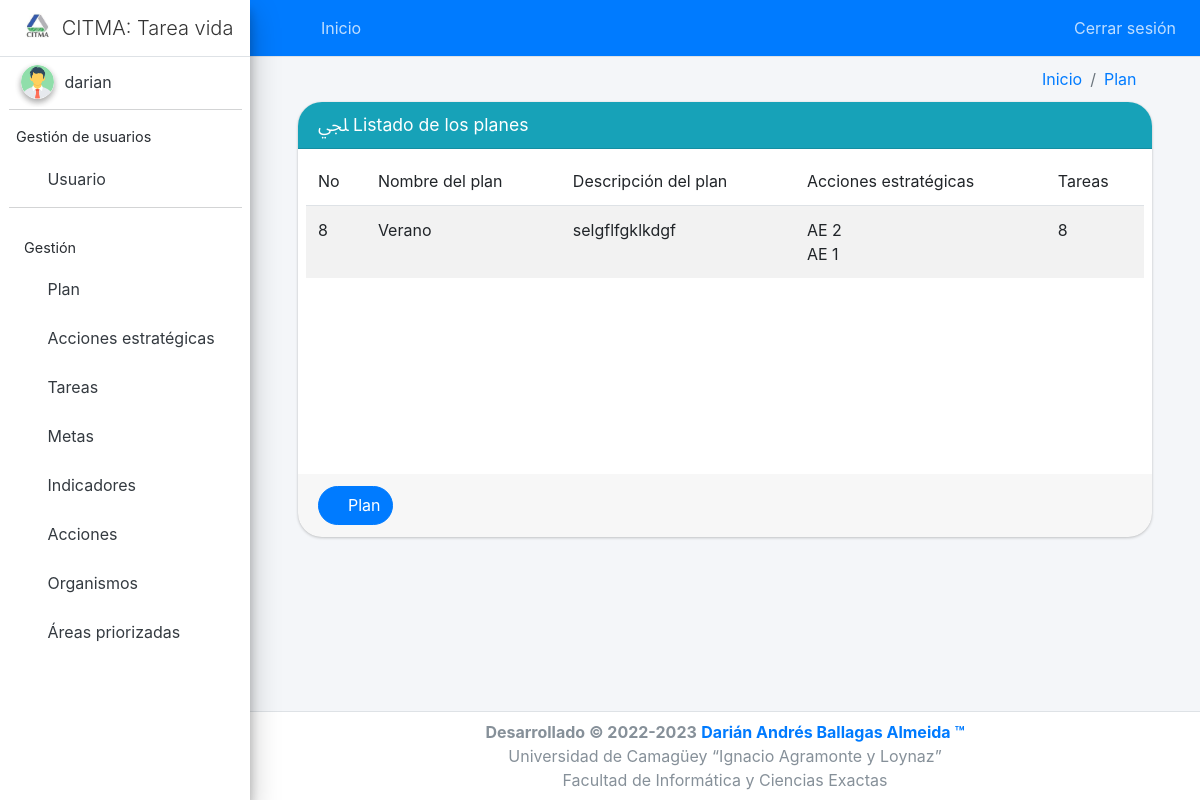
/plan/list/ (signed in), run on the app's committed database.
### apps/user/models.py (models this page shows, shortened)
class Usuario(AbstractUser):
    role = models.CharField(max_length=50, choices=(
        ('client', 'Cliente'),
        ('admin', 'Administrador'),
        ('jefe_proyecto', 'Jefe de Proyecto'),
    ), verbose_name='Rol', null=True, blank=True, default='client')
    REQUIRED_FIELDS = ['role']

### apps/sigma_metas/models.py (models this page shows, shortened)
class Plan(models.Model):
    nombre = models.CharField(max_length=200, verbose_name='Nombre del Plan')
    descripcion = models.TextField(max_length=500, verbose_name='Descripción del plan')
    acciones_estrategica_id = models.ManyToManyField('AccionEstrategica', verbose_name='Acción estrategica')
    tareas_id = models.ManyToManyField('Tarea', verbose_name='Tareas')
    class Meta:
        db_table = 'TB_PLan'
        default_permissions = []
        permissions = ()
        ordering = ['-id']

class AccionEstrategica(models.Model):
    nombre = models.CharField(max_length=200, verbose_name='Nombre de la Acción Estratégica')
    descripcion = models.TextField(max_length=500, verbose_name='Descripción de la acción estratégica')
    def __str__(self):
        return self.nombre
    class Meta:
        db_table = 'TB_AccionEstrategica'
        default_permissions = []
        permissions = ()
        ordering = ['-id']

class Tarea(models.Model):
    nombre = models.CharField(max_length=200, verbose_name='Nombre de la Tarea')
    descripcion = models.TextField(max_length=500, verbose_name='Descripción de la tarea')
    def __str__(self):
        return self.nombre
    class Meta:
        db_table = 'TB_Tarea'
        default_permissions = []
        permissions = ()
        ordering = ['-id']

### apps/sigma_metas/views/plan.py (the view)
# urls.py: path('plan/list/', PlanListView.as_view(), name='plan_list'),
class PlanListView(LoginRequiredMixin, ListView):
    model = Plan
    template_name = 'plan/plan_list.html'
    queryset = Plan.objects.all()
    success_url = reverse_lazy('sigma:plan_list')
    def get_context_data(self, **kwargs):
        context = super().get_context_data(**kwargs)
        context['create_url'] = reverse_lazy('sigma:plan_create')
        context['entity'] = 'Plan'
        context['title'] = 'Listado de los planes'
        return context

### apps/sigma_metas/templates/plan/plan_list.html (shortened to what this page needs)
{% extends 'base_list.html' %}
{% load static %}
{% block columns %}
    <td>No</td>
    <td>Nombre del plan</td>
    <td>Descripción del plan</td>
    <td>Acciones estratégicas</td>
    <td>Tareas</td>
{% endblock %}
{% block rows %}
    {% if object_list %}
        {% for obj in object_list %}
            <tr>
                <td>{{ obj.pk }}</td>
                <td>{{ obj.nombre }}</td>
                <td>{{ obj.descripcion }}</td>
                <td>
                    {% for foo in obj.acciones_estrategica_id.all %}
                        {{ foo }}
                        <br>
                    {% endfor %}
                </td>
                <td>
                    {% for foo in obj.tareas_id.all %}
                        {{ foo }}
                        <br>
                    {% endfor %}
                </td>
            </tr>
        {% endfor %}
    {% else %}
        <tr>
            <td> No hay datos para mostrar</td>
        </tr>
    {% endif %}
{% endblock %}

### templates/sidebar.html (shortened to what this page needs)
{% load static %}
<aside class="main-sidebar sidebar-light-primary elevation-4">
    <a href="#" class="brand-link">
        <img src="{% static 'img/citma_logo.jpeg' %}"
             alt="AdminLTE Logo"
             class="brand-image img-circle"
             style="opacity: .8">
        <span class="brand-text font-weight-light">CITMA: Tarea vida</span>
    </a>
    <div class="sidebar">
        {% if request.user.is_authenticated %}
            <div class="user-panel py-2  d-flex">
                <div class="image">
                    <img src="{% if request.user.get_image %}{{ request.user.get_image }}
                            {% else %}{% static 'img/user2.png' %}{% endif %}"
                         class="img-circle elevation-2" alt="User Image">
                </div>
                <div class="info">
                    <a href="#" class="d-block">{{ request.user.username }}</a>
                </div>
            </div>
            <div class="rayita-light"></div>
            <nav class="mt-2">
                <ul class="nav nav-pills nav-sidebar flex-column" data-widget="treeview" role="menu"
                    data-accordion="false">
                    {% if request.user.role == 'admin' %}
                        <li class="nav-header">Gestión de usuarios</li>
                        <li class="nav-item">
                            <a href="{% url 'user:user_list' %}" class="nav-link incidencia-sidebar">
                                <i class="nav-icon mdi mdi-circle "></i>
                                <p>
                                    Usuario
                                </p>
                            </a>
                        </li>
                        <div class="rayita-light"></div>
                    {% endif %}
                    <li class="nav-header" href="{% url 'sigma:plan_list' %}" >Gestión</li>
                    <li class="nav-item">
                        <a href="{% url 'sigma:plan_list' %}" class="nav-link incidencia-sidebar">
                            <i class="nav-icon mdi mdi-circle "></i>
                            <p>
                                Plan
                            </p>
                        </a>
                    </li>
                    <li class="nav-item">
                        <a href="{% url 'sigma:accion_estrategica_list' %}" class="nav-link incidencia-sidebar">
                            <i class="nav-icon mdi mdi-circle "></i>
                            <p>
                                Acciones estratégicas
                            </p>
                        </a>
                    </li>
                    <li class="nav-item">
                        <a href="{% url 'sigma:tarea_list' %}" class="nav-link incidencia-sidebar">
                            <i class="nav-icon mdi mdi-circle "></i>
                            <p>
                                Tareas
                            </p>
                        </a>
                    </li>
                    <li class="nav-item">
                        <a href="{% url 'sigma:meta_list' %}" class="nav-link incidencia-sidebar">
                            <i class="nav-icon mdi mdi-circle "></i>
                            <p>
                                Metas
                            </p>
                        </a>
                    </li>
                    <li class="nav-item">
                        <a href="{% url 'sigma:indicador_list' %}" class="nav-link incidencia-sidebar">
                            <i class="nav-icon mdi mdi-circle "></i>
                            <p>
                                Indicadores
                            </p>
                        </a>
                    </li>
                    <li class="nav-item">
                        <a href="{% url 'sigma:accion_list' %}" class="nav-link incidencia-sidebar">
                            <i class="nav-icon mdi mdi-circle "></i>
                            <p>
                                Acciones
                            </p>
                        </a>
                    </li>
                    <li class="nav-item">
                        <a href="{% url 'sigma:organismo_list' %}" class="nav-link incidencia-sidebar">
                            <i class="nav-icon mdi mdi-circle "></i>
                            <p>
                                Organismos
                            </p>
                        </a>
                    </li>
                    <li class="nav-item">
                        <a href="{% url 'sigma:area_list' %}" class="nav-link incidencia-sidebar">
                            <i class="nav-icon mdi mdi-circle "></i>
                            <p>
                            Áreas priorizadas
                            </p>
                        </a>
                    </li>
                </ul>
            </nav>
        {% endif %}
    </div>
</aside>

### static/css/mystyle.css (style rules this page uses)
a.nav-link { border-radius: 0 2rem 2rem 0 !important; }
a.brand-link img { margin-left: .5rem; }
.main-sidebar { width: 250px; }
.rayita, .rayita-light { margin: 2px 0 2px 1px; }
.rayita-light { border-top: 1px solid #d3d4d5; }

### data on the page
Usuario: user.username "darian"
Plan: pk "8", nombre "Verano", descripcion "selgflfgklkdgf"
AccionEstrategica: nombre "AE 2"
AccionEstrategica: nombre "AE 1"
Tarea: nombre "8"

### other printed values
{{ entity }} "Plan"
{{ title }} "Listado de los planes"
